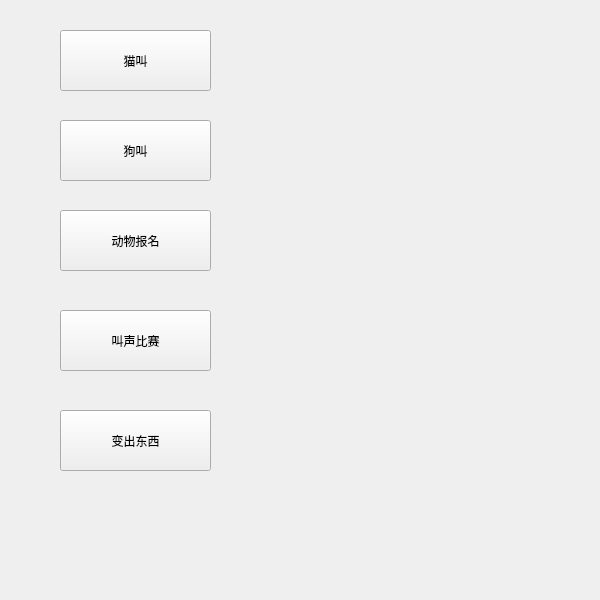
<?xml version="1.0" encoding="UTF-8"?>
<ui version="4.0">
 <class>Widget</class>
 <widget class="QWidget" name="Widget">
  <property name="geometry">
   <rect>
    <x>0</x>
    <y>0</y>
    <width>600</width>
    <height>600</height>
   </rect>
  </property>
  <property name="sizePolicy">
   <sizepolicy hsizetype="Minimum" vsizetype="Minimum">
    <horstretch>0</horstretch>
    <verstretch>0</verstretch>
   </sizepolicy>
  </property>
  <property name="minimumSize">
   <size>
    <width>600</width>
    <height>600</height>
   </size>
  </property>
  <property name="windowTitle">
   <string>Widget</string>
  </property>
  <widget class="QPushButton" name="catShoutButton">
   <property name="geometry">
    <rect>
     <x>60</x>
     <y>30</y>
     <width>151</width>
     <height>61</height>
    </rect>
   </property>
   <property name="sizePolicy">
    <sizepolicy hsizetype="Expanding" vsizetype="Expanding">
     <horstretch>0</horstretch>
     <verstretch>0</verstretch>
    </sizepolicy>
   </property>
   <property name="text">
    <string>猫叫</string>
   </property>
  </widget>
  <widget class="QPushButton" name="dogShoutButton">
   <property name="geometry">
    <rect>
     <x>60</x>
     <y>120</y>
     <width>151</width>
     <height>61</height>
    </rect>
   </property>
   <property name="sizePolicy">
    <sizepolicy hsizetype="Expanding" vsizetype="Expanding">
     <horstretch>0</horstretch>
     <verstretch>0</verstretch>
    </sizepolicy>
   </property>
   <property name="text">
    <string>狗叫</string>
   </property>
  </widget>
  <widget class="QPushButton" name="signButton">
   <property name="geometry">
    <rect>
     <x>60</x>
     <y>210</y>
     <width>151</width>
     <height>61</height>
    </rect>
   </property>
   <property name="sizePolicy">
    <sizepolicy hsizetype="Expanding" vsizetype="Expanding">
     <horstretch>0</horstretch>
     <verstretch>0</verstretch>
    </sizepolicy>
   </property>
   <property name="text">
    <string>动物报名</string>
   </property>
  </widget>
  <widget class="QPushButton" name="raceButton">
   <property name="geometry">
    <rect>
     <x>60</x>
     <y>310</y>
     <width>151</width>
     <height>61</height>
    </rect>
   </property>
   <property name="sizePolicy">
    <sizepolicy hsizetype="Expanding" vsizetype="Expanding">
     <horstretch>0</horstretch>
     <verstretch>0</verstretch>
    </sizepolicy>
   </property>
   <property name="text">
    <string>叫声比赛</string>
   </property>
  </widget>
  <widget class="QPushButton" name="changeButton">
   <property name="geometry">
    <rect>
     <x>60</x>
     <y>410</y>
     <width>151</width>
     <height>61</height>
    </rect>
   </property>
   <property name="sizePolicy">
    <sizepolicy hsizetype="Expanding" vsizetype="Expanding">
     <horstretch>0</horstretch>
     <verstretch>0</verstretch>
    </sizepolicy>
   </property>
   <property name="text">
    <string>变出东西</string>
   </property>
  </widget>
 </widget>
 <layoutdefault spacing="6" margin="11"/>
 <resources/>
 <connections/>
</ui>
